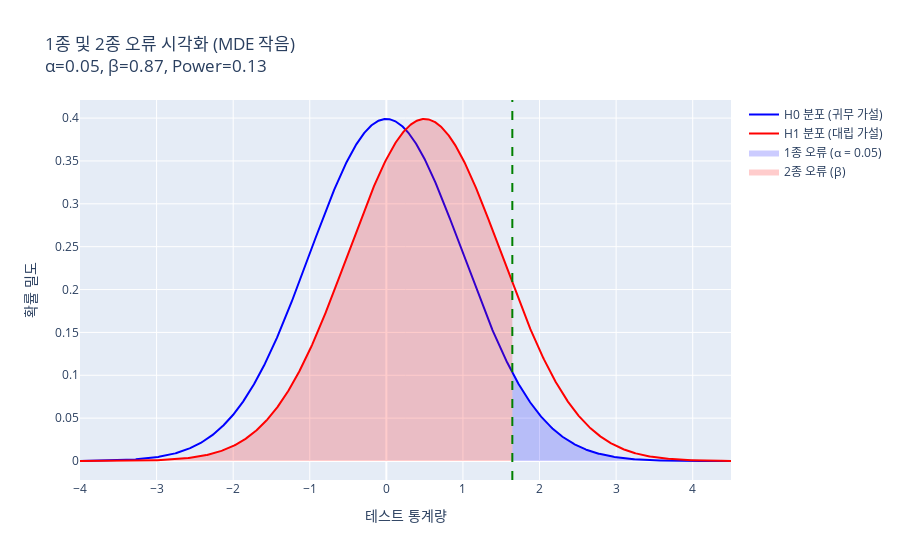

Write notebook code for a chart like this one.
### Code cell
# 예시 1: MDE가 작을 때 (mu_alt가 mu_null에 가까울 때)
fig1 = plot_error_types(mu_alt=0.5, sigma=1, title_suffix="(MDE 작음)")
fig1.show()

### Figure 1 — Plotly figure (JSON) as saved in the notebook; plotly's stock layout.template omitted (floating-point values rounded to 4 significant figures; data arrays with more than 128 entries replaced by an {"elided": "..."} marker saying what was removed)
{"data": [{"line": {"color": "blue"}, "mode": "lines", "name": "H0 분포 (귀무 가설)", "type": "scatter", "x": {"elided": "1000 float values"}, "y": {"elided": "1000 float values"}}, {"line": {"color": "red"}, "mode": "lines", "name": "H1 분포 (대립 가설)", "type": "scatter", "x": {"elided": "1000 float values"}, "y": {"elided": "1000 float values"}}, {"fill": "toself", "fillcolor": "rgba(0,0,255,0.2)", "line": {"color": "rgba(255,255,255,0)"}, "name": "1종 오류 (α = 0.05)", "type": "scatter", "x": {"elided": "400 float values"}, "y": {"elided": "400 float values"}}, {"fill": "toself", "fillcolor": "rgba(255,0,0,0.2)", "line": {"color": "rgba(255,255,255,0)"}, "name": "2종 오류 (β)", "type": "scatter", "x": {"elided": "400 float values"}, "y": {"elided": "400 float values"}}], "layout": {"shapes": [{"line": {"color": "green", "dash": "dash", "width": 2}, "name": "임계값", "type": "line", "x0": 1.645, "x1": 1.645, "xref": "x", "y0": 0, "y1": 1, "yref": "y domain"}], "title": {"text": "1종 및 2종 오류 시각화 (MDE 작음)<br>α=0.05, β=0.87, Power=0.13"}, "xaxis": {"title": {"text": "테스트 통계량"}}, "yaxis": {"title": {"text": "확률 밀도"}}}}
